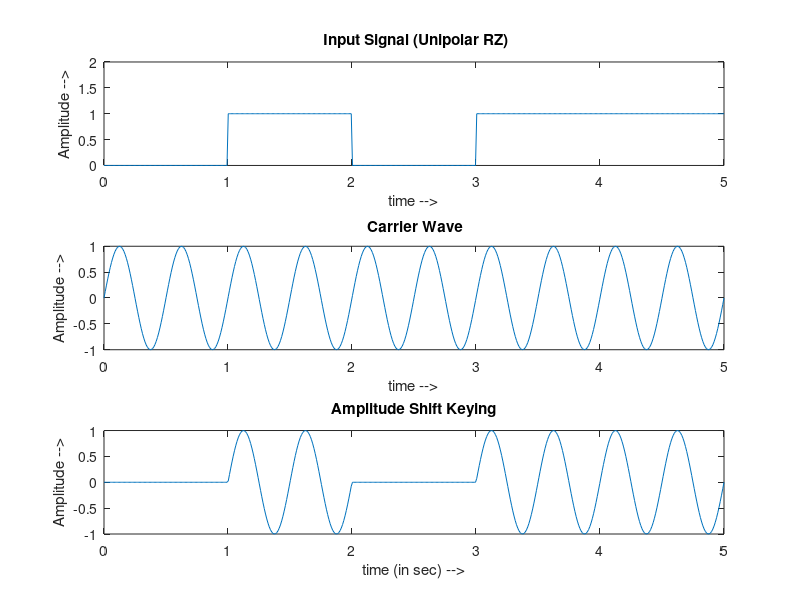

This figure's MATLAB source:
% Experiment 9 
% Binary Amplitude Shift Keying
%
% a. To generate ASK waveform for a given binary sequence
% b. To estimate the bandwidth of the generated ASK signal
% c. To calculate time period, frequency and bitrate of ASK signal
% d. To compare different ASK waveform by varying input sequence length
%    and shape of the carrier signal
% e. To analyse the effect of noise and channel response on ASK signal


% modulating sequence
% get the length
length_of_input = input('enter the length of the input');
%
% To generate Binary Sequence of given length
%
seq = rand(1, length_of_input);
for i = 1:length_of_input
    if seq(i) >= 0.5
        seq(i) = 1;
    else
        seq(i) = 0;
    end

end

bin_input = zeros(length_of_input,100);

% line encoding
l_x = 0:.01:.99;
%e_zero = square(2*pi*1*l_x);
e_zero = zeros(1, 100);
e_one  = ones(1, 100);


%signal
signale = zeros(1,length_of_input*100);
for i = 1:length_of_input
    if seq(i) == 1
        bin_input(i,:) = ones(1,100);
        signale((100 * (i-1) +1):(100*i)) = e_one;
    else
        bin_input(i,:) = zeros(1,100);
        signale((100 * (i-1) +1):(100*i)) = e_zero;
    end
end


% Carrier Wave
time = length_of_input; % (in sec)
amplitude = 1;
frequency = 2;
timescale = linspace(0, time, 100 * time);
sinx = amplitude * sin(2*pi* frequency* timescale);

% Generate the output 
modulated_wave = zeros(1, length_of_input * 100);
for i = 1:length_of_input
    modulated_wave((100*(i-1) + 1): (100 * i)) = sinx((100*(i-1) + 1): (100 * i)) .* bin_input(i,:);
end

% Plotting 

subplot(3,1,1)
plot(timescale,signale)
axis([0 length_of_input 0 2]);
title(' Input Signal (Unipolar RZ)');
xlabel('time -->')
ylabel('Amplitude -->')


subplot(3,1,2);
plot(timescale, sinx);
title(' Carrier Wave');
xlabel('time -->')
ylabel('Amplitude -->')

subplot(3,1,3);
plot(timescale, modulated_wave);
title('Amplitude Shift Keying');
xlabel('time (in sec) -->');
ylabel('Amplitude -->');